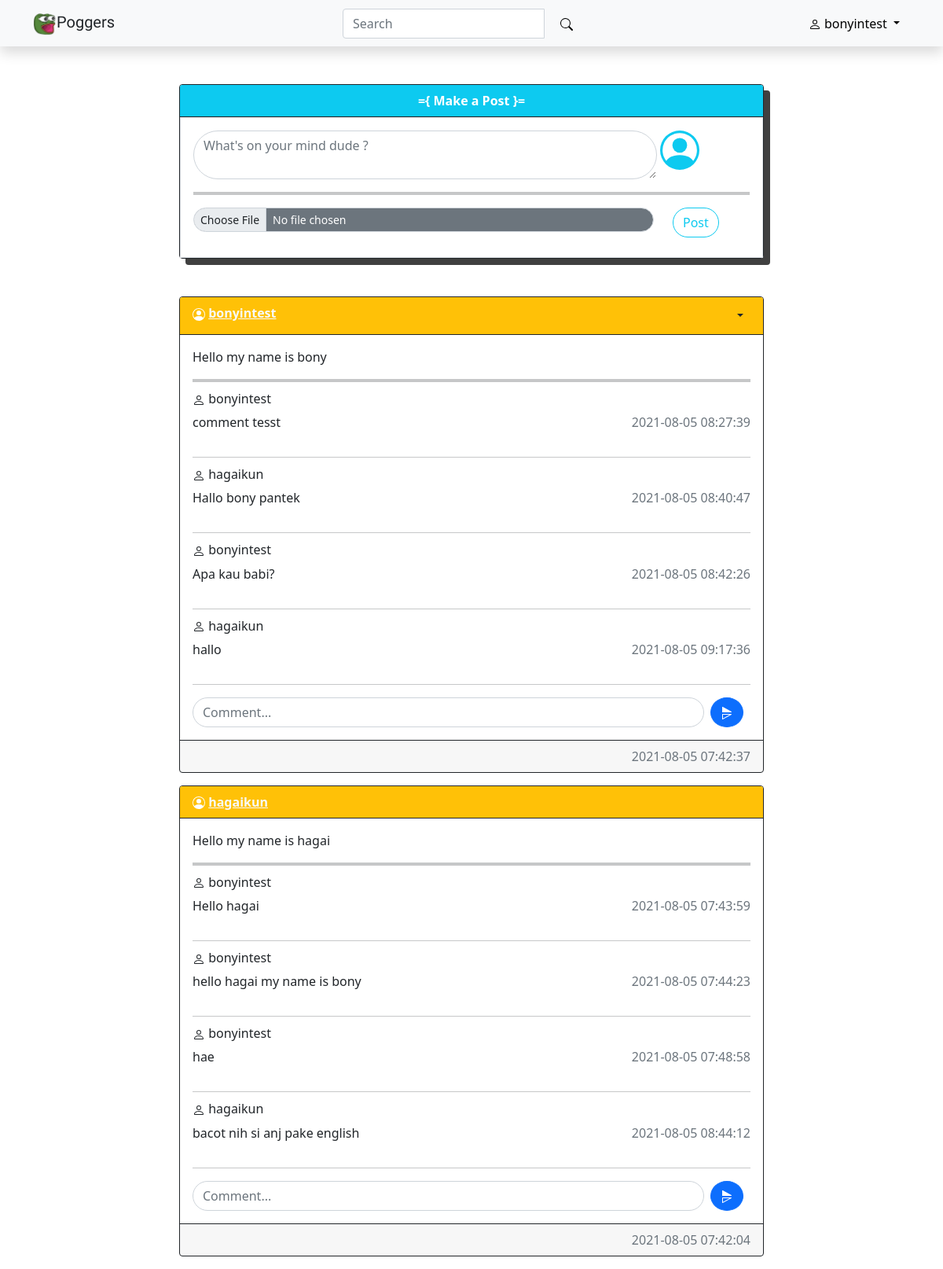
The app's page /home (signed in) with its own data.
### website/models.py (models this page shows)
class User(db.Model, UserMixin):
    id = db.Column(db.Integer, primary_key=True)
    email =db.Column(db.String(150), unique = True)
    name = db.Column(db.String(150), unique=True)
    password = db.Column(db.String(150))
    date_created = db.Column(db.DateTime(timezone=True), default=func.now())
    posts = db.relationship('Posts', backref='user', passive_deletes=True)
    comments = db.relationship('Comments', backref='user', passive_deletes=True)

class Posts(db.Model):
    id = db.Column(db.Integer, primary_key=True)
    post = db.Column(db.Text, nullable=False)
    author = db.Column(db.Integer, db.ForeignKey('user.id', ondelete="CASCADE"), nullable=False)
    date_created = db.Column(db.DateTime(timezone=True), default=func.now())
    comments = db.relationship('Comments', backref='posts', passive_deletes=True)

class Comments(db.Model):
    id = db.Column(db.Integer, primary_key=True)
    text = db.Column(db.String(200), nullable=False)
    author = db.Column(db.Integer, db.ForeignKey('user.id', ondelete="CASCADE"), nullable=False)
    post_id = db.Column(db.Integer, db.ForeignKey('posts.id', ondelete="CASCADE"), nullable=False)
    date_created = db.Column(db.DateTime(timezone=True), default=func.now())

### website/views.py (the view)
@views.route("/")
@views.route("/home")
def home():
    posts = Posts.query.order_by(Posts.date_created.desc())
    return render_template("home.html", user = current_user, posts = posts)

### website/__init__.py (called while the page is built)
def create_app():
    app = Flask(__name__)
    app.config['SECRET_KEY'] = "hellomfs"
    app.config['SQLALCHEMY_DATABASE_URI'] = f'sqlite:///{DB_NAME}'
    db.init_app(app)
    from .views import views
    from .auth import auth
    app.register_blueprint(views, url_prefix="/")
    app.register_blueprint(auth, url_prefix="/")
    from .models import User, Posts, Comments
    create_database(app)
    login_manager = LoginManager()
    login_manager.login_view = "auth.login"
    login_manager.init_app(app)
    @login_manager.user_loader
    def load_user(id):
        return User.query.get(int(id))
    return app

### website/templates/home.html (shortened to what this page needs)
{% extends "base.html" %} {% block title %}Poggers - Home{% endblock %} {% block content %}
<div class="d-flex justify-content-center">
  <div class="col-sm-8">
    <div class="card rounded-start border border-dark card-post mb-5">
      <div class="card-header bg-info border-dark text-center text-white"><strong>={ Make a Post }=</strong></div>
      <div class="card-body border">
        <form method="POST" action="/create-post">
          <div class="d-flex justify-content-between align-item-center">
            <div class="col-sm-10">
              <textarea class="form-control rounded-pill" placeholder="What's on your mind dude ?" id="post" name="post" rows="2" required></textarea>
            </div>
            <div class="col-sm-2 ms-1">
            </div>
          </div>
          <hr class="border border-2 border-dark" />
          <div class="row">
            <div class="col-sm-10 mb-2">
              <input class="form-control form-control-sm mb-2 rounded-pill bg-secondary text-white" id="formFileSm" type="file" />
            </div>
            <div class="col-sm-2"><button type="submit" class="btn btn-outline-info rounded-pill">Post</button></div>
          </div>
        </form>
      </div>
    </div>
    {% for post in posts %}
    <div class="card rounded-start border border-dark mb-3">
      <div class="card-header bg-warning border-dark text-left text-white d-flex justify-content-between align-item-center">
        <strong
          >
          <a href="/posts/{{post.user.name}}" class="text-light">{{post.user.name}}</a></strong
        >
        {% if user.id == post.author %}
        <div class="dropdown">
          <button class="btn dropdown-toggle btn-sm" type="button" id="dropdownMenuButton1" data-bs-toggle="dropdown" aria-expanded="false"></button>
        </div>
        {% endif %}
      </div>
      <div class="card-body">
        <p class="card-text">{{post.post}}</p>
        <hr class="border border-2 border-dark" />
        {% for comment in post.comments %}
        <h6 class="card-subtitle mb-2">
          {{comment.user.name}}
        </h6>
        <div class="d-flex justify-content-between align-item-center">
          <p class="card-text">{{comment.text}}</p>
          <p class="card-text text-muted">{{comment.date_created}}</p>
        </div>
        <hr />
        {% endfor %}
        <form method="POST" action="/create-comment/{{post.id}}" class="d-flex justify-content-between align-item-center">
          <div class="col-sm-11">
            <input type="text" class="form-control rounded-pill" id="text" name="text" placeholder="Comment..." />
          </div>
          <div class="col-sm-1">
            <button type="submit" class="btn btn-primary rounded-circle ms-2">
            </button>
          </div>
        </form>
      </div>
      <div class="card-footer text-muted border-dark text-end">{{post.date_created}}</div>
    </div>
    {% endfor %}
  </div>
</div>
{% endblock %}

### website/templates/base.html (shortened to what this page needs)
<!DOCTYPE html>
<html lang="en">
  <head>
    <link href="https://cdn.jsdelivr.net/npm/bootstrap@5.0.2/dist/css/bootstrap.min.css" rel="stylesheet" />
    <link rel="stylesheet" type="text/css" href="{{ url_for('static',filename='css/style.css') }}" />
  </head>
  <body>
    <nav class="navbar navbar-expand-lg navbar-light bg-light shadow">
      <div class="container">
        <div class="d-flex justify-content-start">
          <a class="navbar-brand text-dark app-name" href="/"> <img src="{{ url_for('static',filename='img/logo.png') }}" alt="" width="30" height="30" class="d-inline-block align-text-top" />Poggers</a>
        </div>
        <div class="d-flex justify-content-center">
          <form class="d-flex">
            <div class="input-group">
              <input class="form-control me-2" type="search" placeholder="Search" aria-label="Search" />
              <span class="input-group-btn">
                <button class="btn btn-light" type="submit">
                </button>
              </span>
            </div>
          </form>
        </div>
        <div class="d-flex justify-content-end">
          <div class="collapse navbar-collapse" id="navbarNav">
            {% if user.is_authenticated %}
            <div class="btn-group">
              <button type="button" class="btn btn-light dropdown-toggle" data-bs-toggle="dropdown" aria-expanded="false">
                {{user.name}}
              </button>
            </div>
            {% endif %}
          </div>
        </div>
      </div>
    </nav>
    <div class="container mt-5">{% block content %}{% endblock %}</div>
  </body>
</html>

### website/static/css/style.css (style rules this page uses)
.app-name, .my-post { font-family: "Sigmar One", cursive; }
.card-post { -webkit-box-shadow: 8px 8px 0px 0px rgba(0, 0, 0, 0.75); -moz-box-shadow: 8px 8px 0px 0px rgba(0, 0, 0, 0.75); box-shadow: 8px 8px 0px 0px rgba(0, 0, 0, 0.75); }

### records on screen
User: name "bonyintest"
Posts: user.name "bonyintest", post "Hello my name is bony", date_created "2021-08-05 07:42:37"
Comments: user.name "bonyintest", text "comment tesst", date_created "2021-08-05 08:27:39"
Comments: user.name "hagaikun", text "Hallo bony pantek", date_created "2021-08-05 08:40:47"
Comments: user.name "bonyintest", text "Apa kau babi?", date_created "2021-08-05 08:42:26"
Comments: user.name "hagaikun", text "hallo", date_created "2021-08-05 09:17:36"
Posts: user.name "hagaikun", post "Hello my name is hagai", date_created "2021-08-05 07:42:04"
Comments: user.name "bonyintest", text "Hello hagai", date_created "2021-08-05 07:43:59"
Comments: user.name "bonyintest", text "hello hagai my name is bony", date_created "2021-08-05 07:44:23"
Comments: user.name "bonyintest", text "hae", date_created "2021-08-05 07:48:58"
Comments: user.name "hagaikun", text "bacot nih si anj pake english", date_created "2021-08-05 08:44:12"
